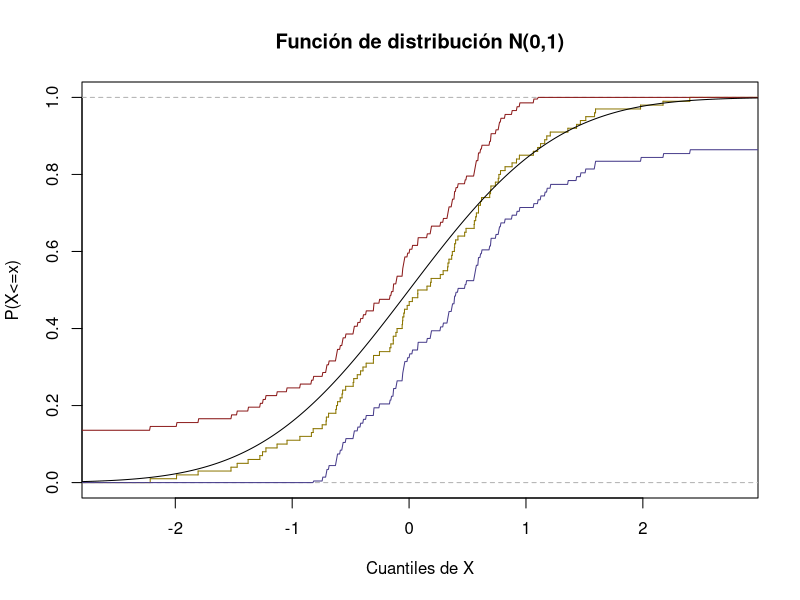
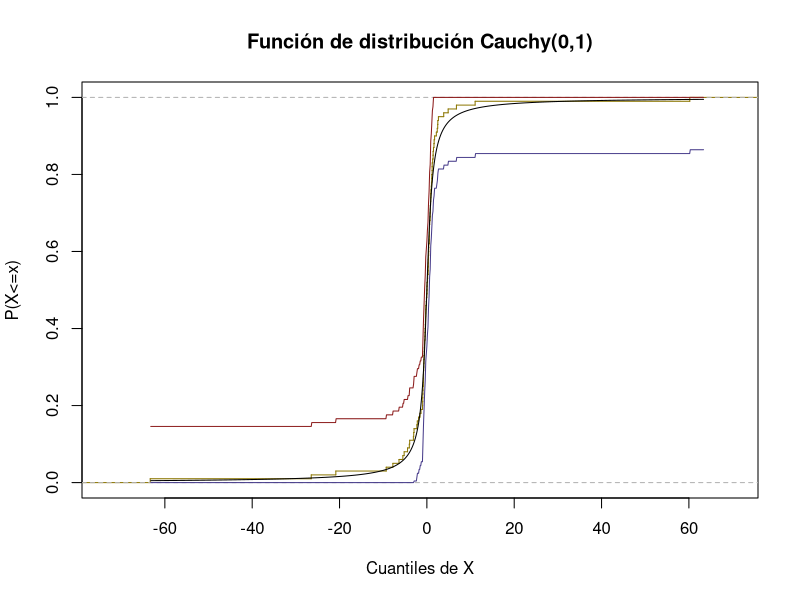

R code for these plots, in order: (Note: this script raises an error after producing the figures.)
############################################################################################
puntos = 3*(1:1000-500)/500
set.seed(1)

n = 100
X = rnorm(n)
Fhat = ecdf(X)

alfa = 0.05

en = sqrt(log(2/alfa)/(2*n))
UB = sapply(puntos, function(p){min(c(Fhat(p)+en,1))})
LB = sapply(puntos, function(p){max(c(Fhat(p)-en,0))})
Freal = pnorm(puntos)

plot(Fhat, verticals = TRUE, do.points = FALSE, col = "gold4",
     main = "Función de distribución N(0,1)",
     xlab = "Cuantiles de X",
     ylab = "P(X<=x)")
points(UB~puntos, type ="l", col = "firebrick4")
points(LB~puntos, type ="l", col = "darkslateblue")
points(Freal~puntos, type ="l")

############################################################################################
puntos = (1:1000-500)/500
set.seed(3)

n = 100
X = rcauchy(n)
puntos = max(abs(X))*puntos
Fhat = ecdf(X)

alfa = 0.05

en = sqrt(log(2/alfa)/(2*n))
UB = sapply(puntos, function(p){min(c(Fhat(p)+en,1))})
LB = sapply(puntos, function(p){max(c(Fhat(p)-en,0))})
Freal = pcauchy(puntos)

plot(Fhat, verticals = TRUE, do.points = FALSE, col = "gold4",
     main = "Función de distribución Cauchy(0,1)",
     xlab = "Cuantiles de X",
     ylab = "P(X<=x)")
points(UB~puntos, type ="l", col = "firebrick4")
points(LB~puntos, type ="l", col = "darkslateblue")
points(Freal~puntos, type ="l")




############################################################################################
#Simulación normal
############################################################################################
puntos = (1:1000-500)/500
alfa = 0.05
n = 100
en = sqrt(log(2/alfa)/(2*n))

contenciones = sapply(2:1001, function(i){
  set.seed(i)
  X = rnorm(n)
  Fhat = ecdf(X)
  puntos = max(abs(X) + 0.001)*puntos
  UB = sapply(puntos, function(p){min(c(Fhat(p)+en,1))})
  LB = sapply(puntos, function(p){max(c(Fhat(p)-en,0))})
  Freal = pnorm(puntos)
  limsup = (Freal<=UB)
  liminf = (LB <= Freal)
  all(apply(cbind(liminf,limsup), 1, all))
})

table(contenciones)
#contenciones
#FALSE  TRUE 
#44   956 


Bandas = sapply(puntos, function(p){
  x|quantile(x = sapply(Fhats, function(cds){cds(p)}), probs = c(0.025,0.975))
})

Bandas = t(Bandas)

plot(pnorm(puntos) ~ puntos, type = "l", ylim = c(-0.1,1.1),
     main = "Función de Distribución N(0,1)",
     xlab = "Cuantiles", ylab = "Probabilidad acumulada")

points(Bandas[,1] ~ puntos, type = "l", col = "blue")
points(Bandas[,2] ~ puntos, type = "l", col = "red")

############################################################################################
#Simulación cauchy
############################################################################################
puntos = (1:1000-500)/500
alfa = 0.05
n = 100
en = sqrt(log(2/alfa)/(2*n))

contenciones = sapply(4:1003, function(i){
  set.seed(i)
  X = rcauchy(n)
  Fhat = ecdf(X)
  puntos = max(abs(X) + 0.001)*puntos
  UB = sapply(puntos, function(p){min(c(Fhat(p)+en,1))})
  LB = sapply(puntos, function(p){max(c(Fhat(p)-en,0))})
  Freal = pcauchy(puntos)
  limsup = (Freal<=UB)
  liminf = (LB <= Freal)
  all(apply(cbind(liminf,limsup), 1, all))
})

table(contenciones)
#contenciones
#FALSE  TRUE 
#22   978 

